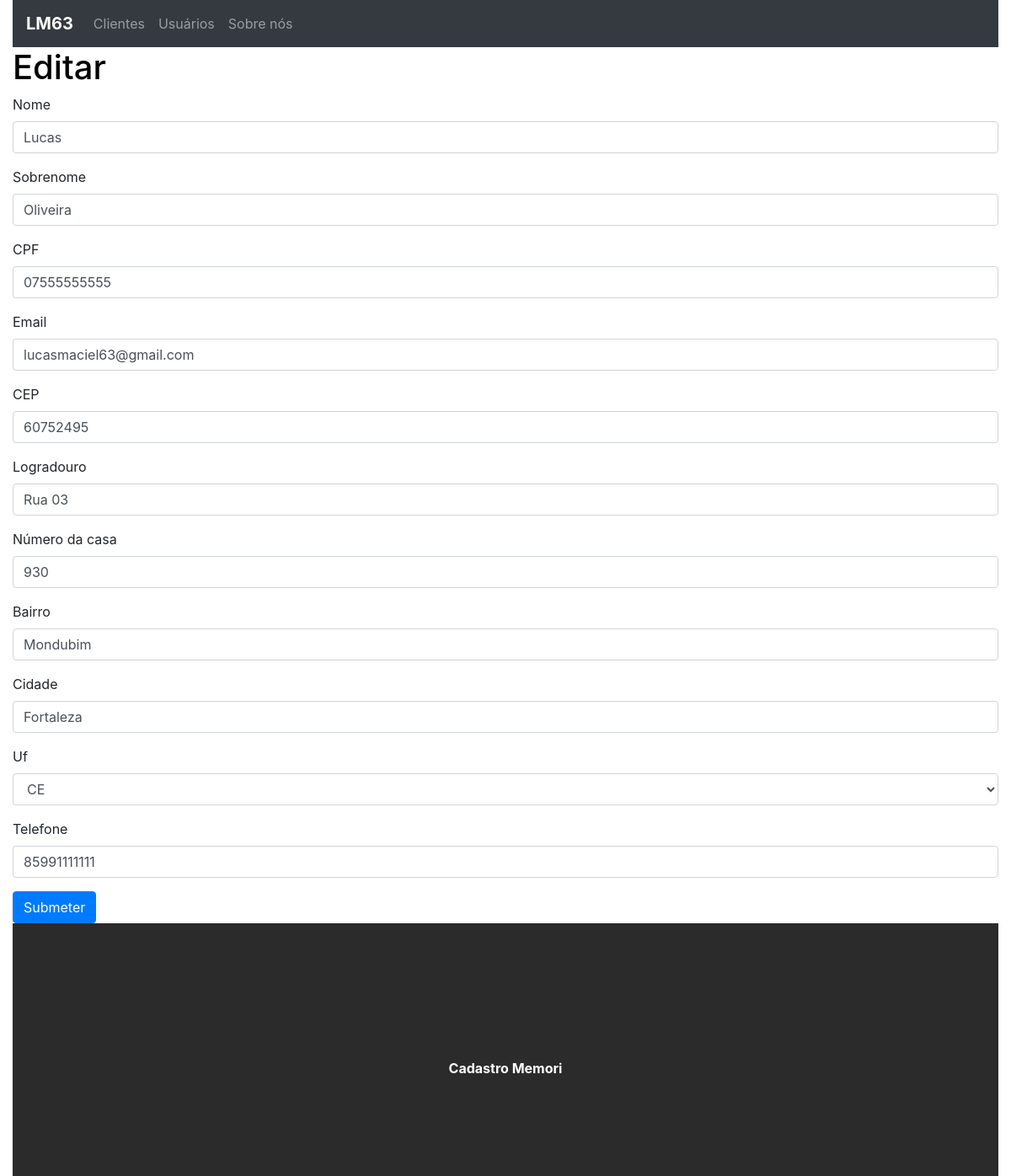
The page /update/1 on the database as committed earlier.
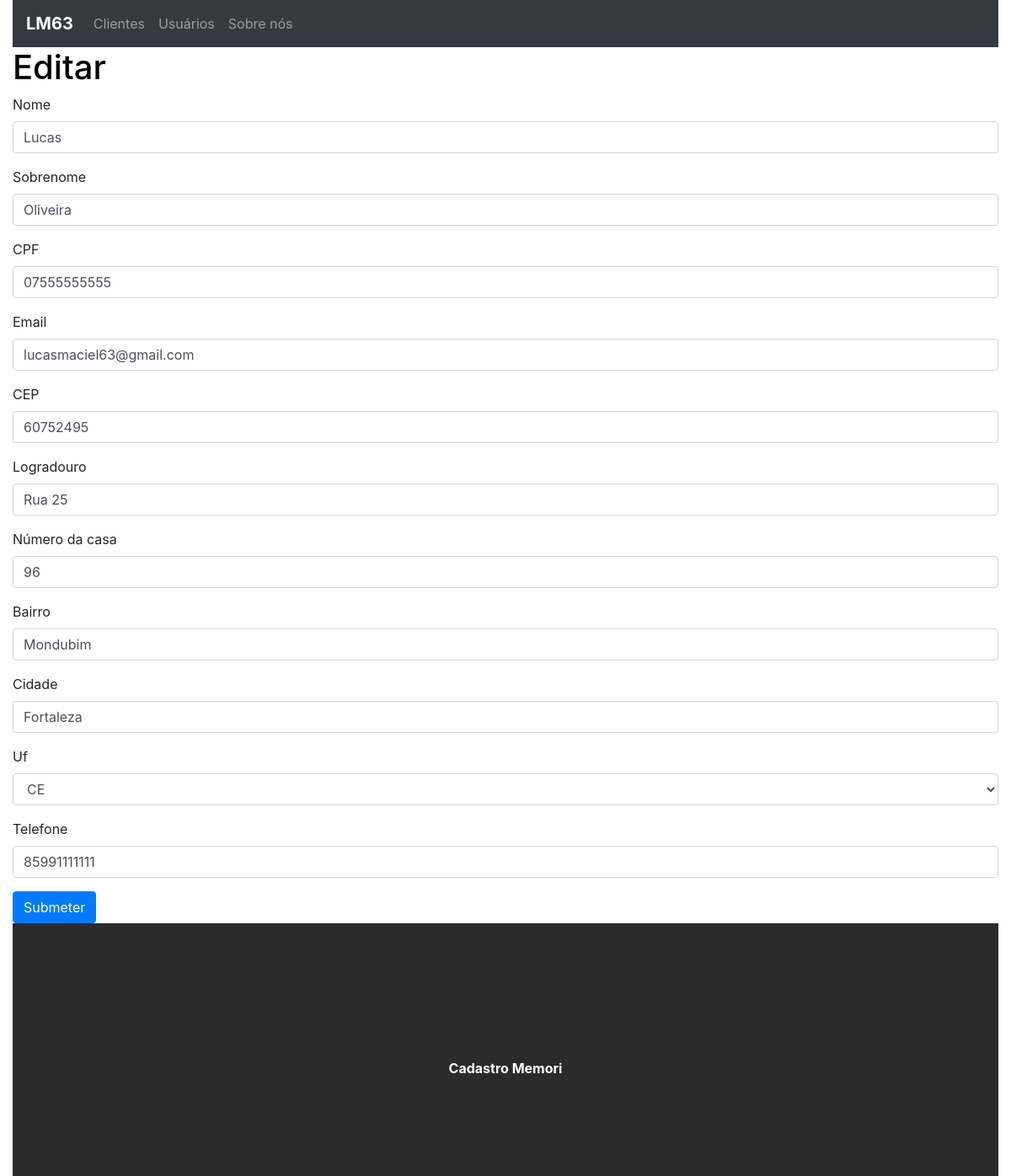
The same page on the database as committed later.
### crud/models.py (models this page shows, shortened)
class Base(models.Model):
    criacao = models.DateField('Criado', auto_now_add=True)
    alteracao = models.DateTimeField('Alterado', auto_now=True)
    ativo = models.BooleanField('Ativo?', default=True)
    class Meta:
        abstract = True

class CadastroCliente(Base):
    nome = models.CharField('Nome', max_length=20)
    sobrenome = models.CharField('Sobrenome', max_length=20)
    cpf = models.CharField('CPF', max_length=11)
    email = models.EmailField('Email', max_length=100)
    cep = models.DecimalField('CEP', max_digits=8, decimal_places=0)
    logradouro = models.CharField('Logradouro', max_length=100)
    numero = models.IntegerField('Número da casa')
    bairro = models.CharField('Bairro', max_length=50)
    cidade = models.CharField('Cidade', max_length=30)
    uf = models.CharField(max_length=2, choices=SIGLAS)
    telefone = models.DecimalField('Telefone', max_digits=11, decimal_places=0)

### crud/views.py (the view)
# urls.py: path('update/<int:id>', views.update, name='update'),
def update(request, id):
    cliente = CadastroCliente.objects.get(id=id)
    form = CadastroModelForm(instance=cliente)
    context = {
        'cliente': cliente,
        'form': form,
    }
    if str(request.method)=='POST':
        form = CadastroModelForm(request.POST, instance=cliente)
        if form.is_valid():
            form.save()
            return redirect('/')
        else:
            return render(request, 'tasks/update.html', context)
    else:
        return render(request, 'tasks/update.html', context)

### crud/forms.py
class CadastroModelForm(forms.ModelForm):
    class Meta:
        model = CadastroCliente
        fields = ['nome', 'sobrenome', 'cpf', 'email', 'cep', 'logradouro', 'numero', 'bairro', 'cidade', 'uf', 'telefone']

### crud/templates/tasks/update.html (shortened to what this page needs)
{% extends 'base.html' %}
{% load bootstrap4 %}
{% block content %}
<h1>Editar</h1>
<form method="POST" class="form" autocomplete="off" enctype="multipart/form-data">
{% bootstrap_form form %}
{% buttons %}
    <button type="submit" class="btn btn-primary">Submeter</button>
{% endbuttons %}
</form>
{% endblock %}

Rows that differ between the two databases and show on the page:
changed CadastroCliente "Lucas": logradouro "Rua 03" → "Rua 25"; numero "930" → "96"
